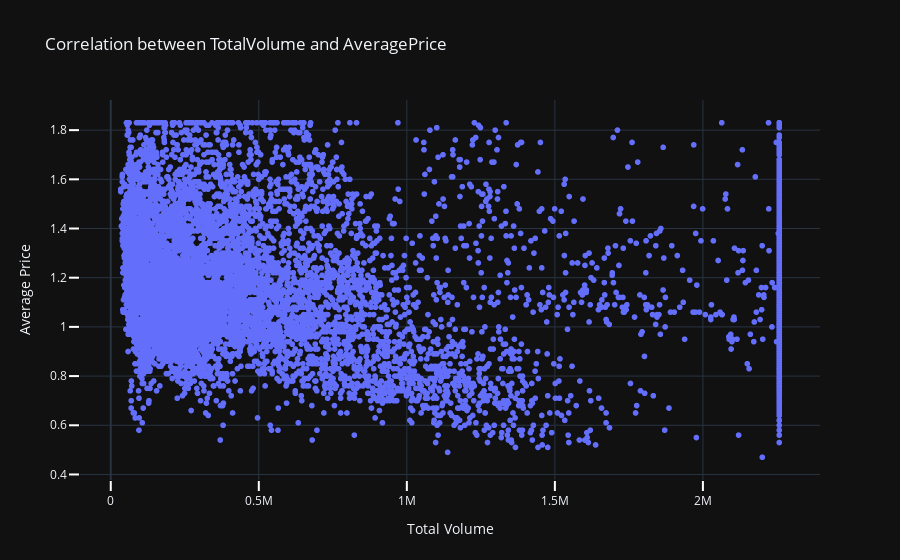

Source (notebook cell):
### Code cell
fig=px.scatter(df,x='TotalVolume',y='AveragePrice',
    title='Correlation between TotalVolume and AveragePrice',labels=dict(TotalVolume='Total Volume', AveragePrice='Average Price'))
style_tick_marks()
fig.show()

### Figure 1 — Plotly figure (JSON) as saved in the notebook; plotly's stock layout.template omitted (floating-point values rounded to 4 significant figures; data arrays with more than 128 entries replaced by an {"elided": "..."} marker saying what was removed)
{"data": [{"hovertemplate": "Total Volume=%{x}<br>Average Price=%{y}<extra></extra>", "legendgroup": "", "marker": {"color": "#636efa", "symbol": "circle"}, "mode": "markers", "name": "", "showlegend": false, "type": "scattergl", "x": {"elided": "8879 float values"}, "xaxis": "x", "y": {"elided": "8879 float values"}, "yaxis": "y"}], "layout": {"autosize": true, "legend": {"tracegroupgap": 0}, "title": {"text": "Correlation between TotalVolume and AveragePrice"}, "xaxis": {"anchor": "y", "autorange": true, "domain": [0, 1], "range": [-100900.0, 2392000.0], "tickcolor": "white", "ticklen": 10, "ticks": "outside", "tickwidth": 2, "title": {"text": "Total Volume"}, "type": "linear"}, "yaxis": {"anchor": "x", "autorange": true, "domain": [0, 1], "range": [0.3578, 1.942], "tickcolor": "white", "ticklen": 10, "ticks": "outside", "tickwidth": 2, "title": {"text": "Average Price"}, "type": "linear"}}}
